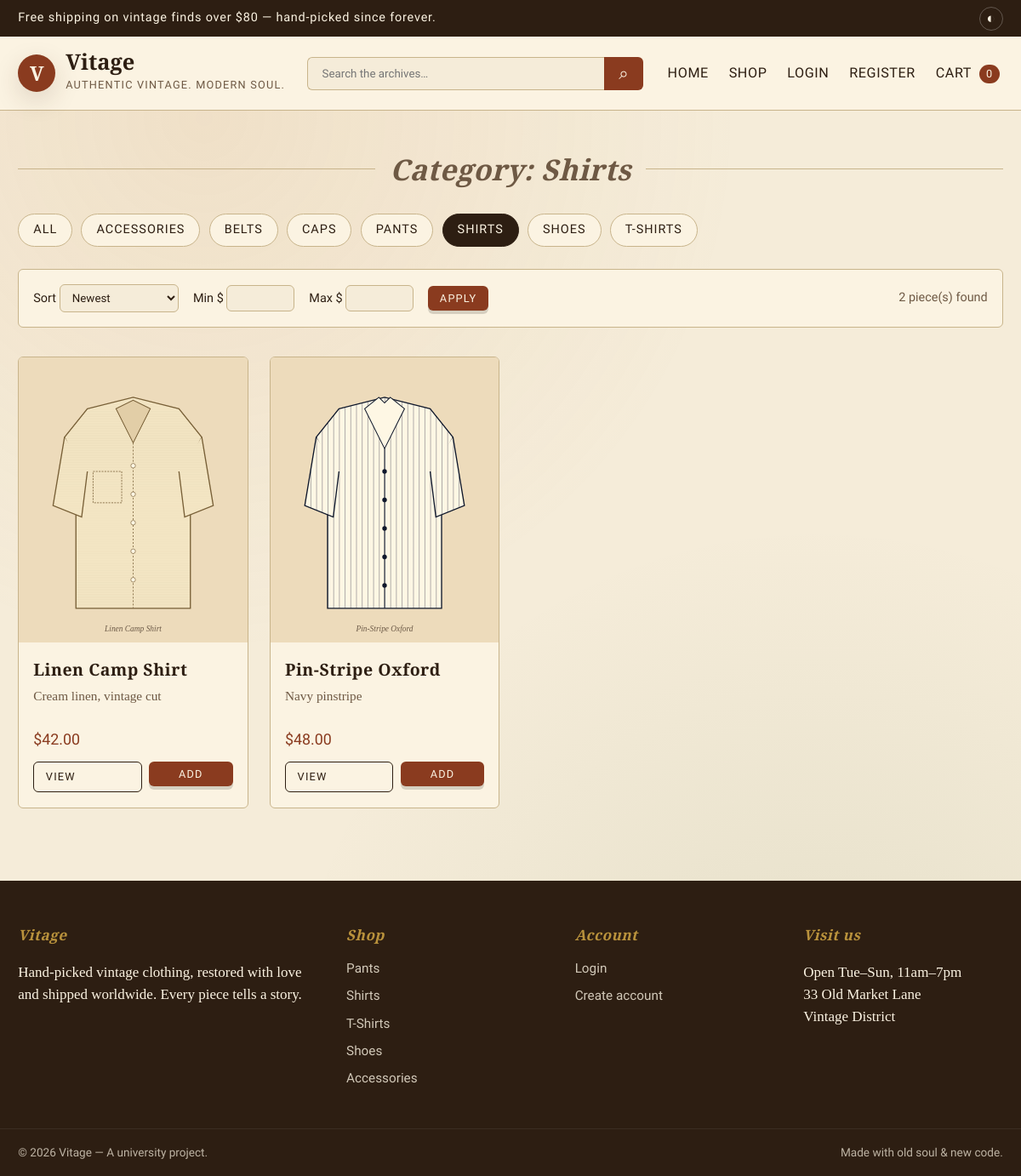
The app's page /shop.php?cat=shirts with its own data.
### tables this page shows
CREATE TABLE categories (
    id          INT AUTO_INCREMENT PRIMARY KEY,
    name        VARCHAR(80) NOT NULL UNIQUE,
    slug        VARCHAR(80) NOT NULL UNIQUE,
    description VARCHAR(255) DEFAULT NULL
);

CREATE TABLE products (
    id              INT AUTO_INCREMENT PRIMARY KEY,
    category_id     INT NOT NULL,
    name            VARCHAR(150) NOT NULL,
    short_desc      VARCHAR(255) DEFAULT NULL,
    description     TEXT,
    price           DECIMAL(10,2) NOT NULL,
    stock           INT NOT NULL DEFAULT 0,
    sizes           VARCHAR(120) DEFAULT 'S,M,L',
    image_1         VARCHAR(255) DEFAULT NULL,
    image_2         VARCHAR(255) DEFAULT NULL,
    image_3         VARCHAR(255) DEFAULT NULL,
    is_featured     TINYINT(1) NOT NULL DEFAULT 0,
    views           INT NOT NULL DEFAULT 0,
    created_at      TIMESTAMP NOT NULL DEFAULT CURRENT_TIMESTAMP,
    CONSTRAINT fk_products_category FOREIGN KEY (category_id)
        REFERENCES categories(id) ON DELETE CASCADE
);

### includes/functions.php (called while the page is built, shortened)
<?php
function base_url(): string {
    static $base = null;
    if ($base !== null) return $base;
    $script = str_replace('\\', '/', dirname($_SERVER['SCRIPT_NAME']));
    $script = preg_replace('#/(admin|api)(/.*)?$#', '', $script);
    $base = rtrim($script, '/');
    return $base;
}
function url(string $path = ''): string {
    return base_url() . '/' . ltrim($path, '/');
}
function e(?string $value): string {
    return htmlspecialchars((string)$value, ENT_QUOTES | ENT_SUBSTITUTE, 'UTF-8');
}
function money(float $n): string {
    return '$' . number_format($n, 2);
}

### shop.php (the view, shortened to what this page needs)
<?php
require_once __DIR__ . '/includes/functions.php';
$q     = trim($_GET['q']   ?? '');
$cat   = trim($_GET['cat'] ?? '');
$sort  = $_GET['sort'] ?? 'newest';
$page  = max(1, (int)($_GET['page'] ?? 1));
$per   = 12;
$off   = ($page - 1) * $per;
$where = ['1=1'];
$args  = [];
if ($cat !== '') {
    $where[] = 'c.slug = ?';
    $args[]  = $cat;
}
$order = match ($sort) {
    'price_asc'  => 'p.price ASC',
    'price_desc' => 'p.price DESC',
    'name'       => 'p.name ASC',
    default      => 'p.created_at DESC',
};
$whereSql = implode(' AND ', $where);
$countStmt = $pdo->prepare(
    "SELECT COUNT(*) FROM products p JOIN categories c ON c.id = p.category_id WHERE $whereSql"
);
$countStmt->execute($args);
$total = (int)$countStmt->fetchColumn();
$stmt = $pdo->prepare(
    "SELECT p.*, c.slug AS cat_slug, c.name AS cat_name
       FROM products p
       JOIN categories c ON c.id = p.category_id
      WHERE $whereSql
      ORDER BY $order
      LIMIT $per OFFSET $off"
);
$stmt->execute($args);
$products = $stmt->fetchAll();
$categories = $pdo->query('SELECT * FROM categories ORDER BY name')->fetchAll();
include __DIR__ . '/includes/header.php';
?>
<div class="container">
    <div class="section-title"><h2>
        <?= $cat ? 'Category: ' . e(ucfirst($cat)) : ($q ? 'Search: ' . e($q) : 'All vintage finds') ?>
    </h2></div>
    <div class="cat-pills">
        <a class="cat-pill <?= $cat === '' ? 'active' : '' ?>" href="<?= url('shop.php') ?>">All</a>
        <?php foreach ($categories as $c): ?>
            <a class="cat-pill <?= $cat === $c['slug'] ? 'active' : '' ?>"
               href="<?= url('shop.php?cat=' . e($c['slug'])) ?>"><?= e($c['name']) ?></a>
        <?php endforeach; ?>
    </div>
    <form class="filter-bar" method="get">
        <label>Sort
            <select name="sort" onchange="this.form.submit()">
                <option value="newest"     <?= $sort==='newest'?'selected':'' ?>>Newest</option>
            </select>
        </label>
        <label>Min $ <input type="number" name="min" min="0" step="1" value="<?= e((string)($_GET['min'] ?? '')) ?>" style="width:80px"></label>
        <label>Max $ <input type="number" name="max" min="0" step="1" value="<?= e((string)($_GET['max'] ?? '')) ?>" style="width:80px"></label>
        <button class="btn btn-sm" type="submit">Apply</button>
        <span style="margin-left:auto;color:var(--muted)"><?= (int)$total ?> piece(s) found</span>
    </form>
    <?php if (!$products): ?>
        <div class="empty">
            <h3 style="font-style:italic">Nothing in the archive matches.</h3>
            <p>Try clearing your filters or browsing all categories.</p>
            <a class="btn" href="<?= url('shop.php') ?>">See everything</a>
        </div>
    <?php else: ?>
        <div class="products">
            <?php foreach ($products as $p): include __DIR__ . '/includes/_product_card.php'; endforeach; ?>
        </div>
    <?php endif; ?>
</div>
<?php include __DIR__ . '/includes/footer.php'; ?>

### includes/_product_card.php (shortened to what this page needs)
<article class="product-card fade-up">
    <a href="<?= url('product.php?id=' . (int)$p['id']) ?>" class="img-wrap">
        <?php if (!empty($p['is_featured'])): ?>
            <span class="badge">Featured</span>
        <?php elseif ((int)$p['stock'] <= 0): ?>
            <span class="badge" style="background:var(--muted)">Sold out</span>
        <?php endif; ?>
        <img src="<?= url(e($p['image_1'] ?: 'assets/images/p1.svg')) ?>"
             alt="<?= e($p['name']) ?>" loading="lazy">
    </a>
    <div class="body">
        <h3><a href="<?= url('product.php?id=' . (int)$p['id']) ?>" style="color:var(--ink)"><?= e($p['name']) ?></a></h3>
        <p class="short"><?= e($p['short_desc'] ?? '') ?></p>
        <div style="display:flex;justify-content:space-between;align-items:center;margin-top:auto">
            <span class="price"><?= money((float)$p['price']) ?></span>
        </div>
        <div class="actions">
            <a class="btn btn-outline btn-sm" href="<?= url('product.php?id=' . (int)$p['id']) ?>">View</a>
            <?php if ((int)$p['stock'] > 0): ?>
                <form class="ajax-add-cart" method="post" action="<?= url('api/add_to_cart.php') ?>">
                    <button class="btn btn-sm" type="submit">Add</button>
                </form>
            <?php endif; ?>
        </div>
    </div>
</article>

### assets/css/style.css (style rules this page uses)
:root { --bg: #f5ecd9; --bg-2: #ead7b6; --paper: #fbf3e2; --ink: #2d1e12; --muted: #6e5944; --accent: #8a3b1f; --accent-2: #c98a4b; --leaf: #586f3c; --gold: #b9923c; --border: #c8b48b; --shadow: 0 10px 30px rgba(70, 40, 20, 0.15); --serif: 'Playfair Display', 'Cormorant Garamond', Georgia, serif; --display: 'Cormorant Garamond', 'Playfair Display', Georgia, serif; --type: 'Special Elite', 'Courier New', monospace; --radius: 6px; }
* { box-sizing: border-box; }
html, body { margin: 0; padding: 0; background: var(--bg); color: var(--ink); font-family: var(--serif); font-size: 17px; line-height: 1.55; }
body { background-image: radial-gradient(circle at 20% 10%, rgba(201,138,75,0.12), transparent 40%), radial-gradient(circle at 80% 90%, rgba(88,111,60,0.10), transparent 40%); min-height: 100vh; }
img { max-width: 100%; display: block; }
a { color: var(--accent); text-decoration: none; transition: color .2s ease; }
h1, h2, h3, h4 { font-family: var(--display); font-weight: 700; letter-spacing: 0.5px; margin: 0 0 .6em; color: var(--ink); }
h2 { font-size: 2rem; }
h3 { font-size: 1.4rem; }
.container { max-width: 1200px; margin: 0 auto; padding: 0 1.25rem; }
.btn { display: inline-block; padding: .7rem 1.4rem; background: var(--accent); color: var(--paper); font-family: var(--type); letter-spacing: 1.2px; text-transform: uppercase; font-size: .85rem; border: none; border-radius: var(--radius); cursor: pointer; transition: transform .15s ease, background .2s ease, box-shadow .2s ease; box-shadow: 0 4px 0 rgba(0,0,0,0.15); }
.btn-outline { background: transparent; color: var(--ink); border: 1px solid var(--ink); box-shadow: none; }
.btn-sm { padding: .4rem .8rem; font-size: .75rem; }
.cat-pills { display: flex; flex-wrap: wrap; gap: .6rem; margin: 1.5rem 0; }
.cat-pill { padding: .45rem 1rem; border: 1px solid var(--border); border-radius: 999px; color: var(--ink); background: var(--paper); font-family: var(--type); font-size: .85rem; text-transform: uppercase; letter-spacing: 1px; }
.cat-pill:hover, .cat-pill.active { background: var(--ink); color: var(--paper); border-color: var(--ink); }
.section-title { display: flex; align-items: center; gap: 1rem; margin: 2.5rem 0 1.2rem; }
.section-title::before, .section-title::after { content: ''; flex: 1; height: 1px; background: var(--border); }
.section-title h2 { font-style: italic; margin: 0; color: var(--muted); }
.products { display: grid; grid-template-columns: repeat(auto-fill, minmax(240px, 1fr)); gap: 1.5rem; }
.product-card { background: var(--paper); border: 1px solid var(--border); border-radius: var(--radius); overflow: hidden; transition: transform .25s ease, box-shadow .25s ease; position: relative; display: flex; flex-direction: column; }
.product-card .img-wrap { aspect-ratio: 4/5; overflow: hidden; background: var(--bg-2); position: relative; }
.product-card .img-wrap img { width: 100%; height: 100%; object-fit: cover; transition: transform .6s ease, filter .4s ease; filter: sepia(8%) saturate(90%); }
.product-card .badge { position: absolute; top: .6rem; left: .6rem; background: var(--accent); color: var(--paper); font-family: var(--type); font-size: .7rem; letter-spacing: 1px; padding: .2rem .6rem; border-radius: 999px; }
.product-card .body { padding: 1rem 1rem 1.1rem; display: flex; flex-direction: column; flex: 1; }
.product-card h3 { font-size: 1.15rem; margin: 0 0 .25rem; }
.product-card .short { color: var(--muted); font-size: .9rem; margin: 0 0 .6rem; min-height: 2.5em; }
.product-card .price { font-family: var(--type); font-size: 1.05rem; color: var(--accent); }
.product-card .actions { display: flex; gap: .5rem; margin-top: .75rem; }
.product-card .actions a, .product-card .actions form { flex: 1; }
.product-card .actions .btn { width: 100%; }
.filter-bar { display: flex; flex-wrap: wrap; gap: 1rem; align-items: center; margin: 1rem 0 2rem; padding: 1rem; background: var(--paper); border: 1px solid var(--border); border-radius: var(--radius); font-family: var(--type); font-size: .85rem; }
.filter-bar select, .filter-bar input { padding: .4rem .6rem; border: 1px solid var(--border); border-radius: var(--radius); background: var(--bg); color: var(--ink); font-family: var(--type); }
.fade-up { animation: fadeUp .6s ease both; }
.fade-up:nth-child(2) { animation-delay: .05s; }

### records on screen
categories: name "ACCESSORIES"
categories: name "BELTS"
categories: name "CAPS"
categories: name "PANTS"
categories: name "SHIRTS"
categories: name "SHOES"
categories: name "T-SHIRTS"
products: image_1 (picture), name "Linen Camp Shirt", short_desc "Cream linen, vintage cut", price "$42.00"
products: image_1 (picture), name "Pin-Stripe Oxford", short_desc "Navy pinstripe", price "$48.00"

### other values on screen
SITE_NAME "Vitage"
SITE_TAGLINE "AUTHENTIC VINTAGE. MODERN SOUL."
$cartCount "0"
$cat "Shirts"
$total "2"
